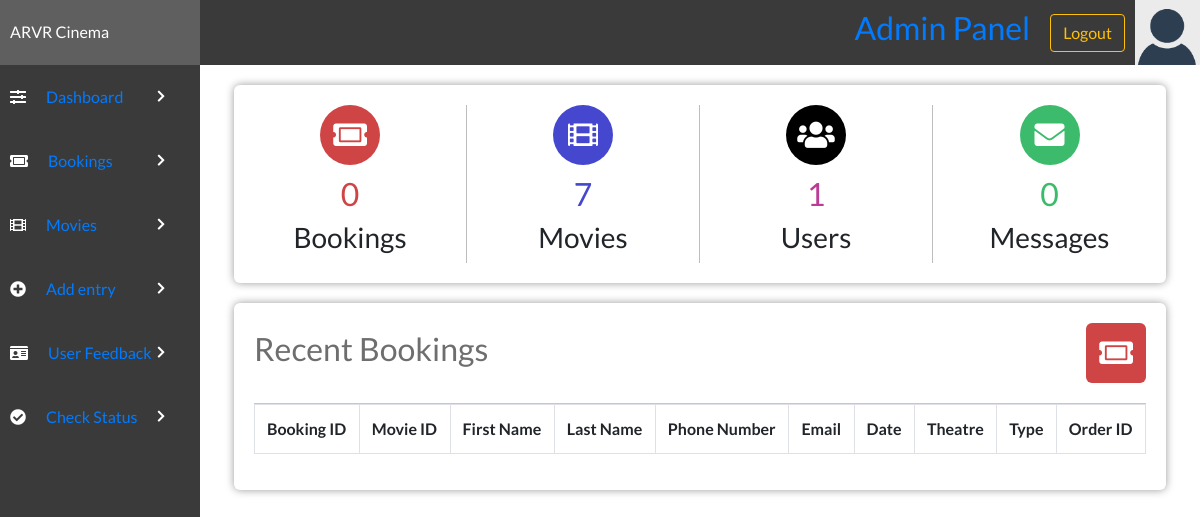
The page /admin/admin.php (signed in) on the database as committed earlier.
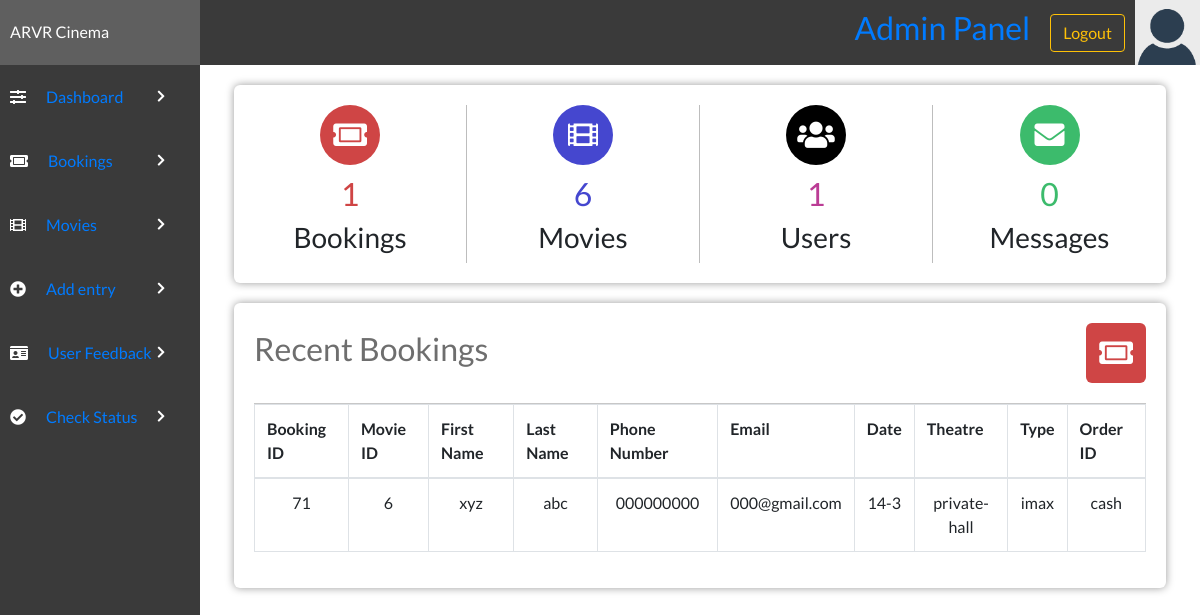
The same page on the database as committed later.
### tables this page shows
CREATE TABLE `bookingtable` (
  `bookingID` int(11) NOT NULL,
  `movieID` int(11) DEFAULT NULL,
  `bookingTheatre` varchar(100) NOT NULL,
  `bookingType` varchar(100) DEFAULT NULL,
  `bookingDate` varchar(50) NOT NULL,
  `bookingTime` varchar(50) NOT NULL,
  `bookingFName` varchar(100) NOT NULL,
  `bookingLName` varchar(100) DEFAULT NULL,
  `bookingPNumber` varchar(12) NOT NULL,
  `bookingEmail` varchar(255) NOT NULL,
  `amount` varchar(255) NOT NULL,
  `ORDERID` varchar(255) NOT NULL,
  `DATE-TIME` datetime NOT NULL DEFAULT current_timestamp()
);

### admin/admin.php (the view, shortened to what the changed rows need)
<?php
include "config.php";
?>
<!DOCTYPE html>
<html lang="en">
<head>
    <link rel="stylesheet" href="../style/styles.css">
    <link rel="stylesheet" href="https://use.fontawesome.com/releases/v5.7.2/css/all.css">
    <link rel="stylesheet" href="https://maxcdn.bootstrapcdn.com/bootstrap/4.0.0/css/bootstrap.min.css">
    <link rel="stylesheet" href="https://cdn.datatables.net/1.10.22/css/dataTables.bootstrap4.min.css">
    <link rel="stylesheet" href="https://maxcdn.bootstrapcdn.com/bootstrap/4.0.0/css/bootstrap.min.css">
</head>
<body>
    <?php
    $sql = "SELECT * FROM bookingtable";
    $bookingsNo = mysqli_num_rows(mysqli_query($con, $sql));
    $messagesNo = mysqli_num_rows(mysqli_query($con, "SELECT * FROM feedbacktable"));
    $moviesNo = mysqli_num_rows(mysqli_query($con, "SELECT * FROM movietable"));
    $userNo = mysqli_num_rows(mysqli_query($con, "SELECT * FROM users"));
    ?>
    <?php include('header.php'); ?>
    <div class="admin-container">
        <div class="admin-section admin-section2">
            <div class="admin-section-column">
                <div class="admin-section-panel admin-section-stats">
                    <div class="admin-section-stats-panel">
                        <i class="fa fa-ticket-alt" style="background-color: #cf4545"></i>
                        <h2 style="color: #cf4545"><?php echo $bookingsNo ?></h2>
                        <h3>Bookings</h3>
                    </div>
                    <div class="admin-section-stats-panel">
                        <i class="fas fa-film" style="background-color: #4547cf"></i>
                        <h2 style="color: #4547cf"><?php echo $moviesNo ?></h2>
                        <h3>Movies</h3>
                    </div>
                    <div class="admin-section-stats-panel">
                        <h2 style="color: #bb3c95"><?php echo $userNo ?></h2>
                    </div>
                    <div class="admin-section-stats-panel" style="border: none">
                        <h2 style="color: #3cbb6c"><?php echo $messagesNo ?></h2>
                    </div>
                </div>
                <div class="admin-section-panel admin-section-panel1">
                    <div class="admin-panel-section-header">
                        <h2>Recent Bookings</h2>
                    </div>
                    <div class="admin-panel-section-content">
                        <table class="table table-bordered" id="dataTable" width="100%" cellspacing="0">
                            <tr>
                                <th>Booking ID</th>
                                <th>Movie ID</th>
                                <th>First Name</th>
                                <th>Last Name</th>
                                <th>Phone Number</th>
                                <th>Email</th>
                                <th>Date</th>
                                <th>Theatre</th>
                                <th>Type</th>
                                <th>Order ID</th>
                            </tr>
                            <tbody>
                                <?php
                                $select = "SELECT * FROM `bookingtable`";
                                $run = mysqli_query($con, $select);
                                while ($row = mysqli_fetch_array($run)) {
                                    $bookingid = $row['bookingID'];
                                    $movieID = $row['movieID'];
                                    $bookingFName = $row['bookingFName'];
                                    $bookingLName = $row['bookingLName'];
                                    $mobile = $row['bookingPNumber'];
                                    $email = $row['bookingEmail'];
                                    $date = $row['bookingDate'];
                                    $theatre = $row['bookingTheatre'];
                                    $type = $row['bookingType'];
                                    $ORDERID = $row['ORDERID'];
                                ?>
                                    <tr align="center">
                                        <td><?php echo $bookingid; ?></td>
                                        <td><?php echo $movieID; ?></td>
                                        <td><?php echo $bookingFName; ?></td>
                                        <td><?php echo $bookingLName; ?></td>
                                        <td><?php echo $mobile; ?></td>
                                        <td><?php echo $email; ?></td>
                                        <td><?php echo $date; ?></td>
                                        <td><?php echo $theatre; ?></td>
                                        <td><?php echo $type; ?></td>
                                        <td><?php echo $ORDERID; ?></td>
                                    </tr>
                                <?php }
                                ?>
                            </tbody>
                        </table>
                    </div>
                </div>
            </div>
        </div>
    </div>
</body>
</html>

Rows that differ between the two databases and show on the page:
added bookingtable: bookingID "71", movieID "6", bookingFName "xyz", bookingLName "abc", bookingPNumber "000000000", bookingEmail "000@gmail.com", bookingDate "14-3", bookingTheatre "private-hall", bookingType "imax", ORDERID "cash"
Other text that changed with them:
$bookingsNo: "0" → "1"
$moviesNo: "7" → "6"
